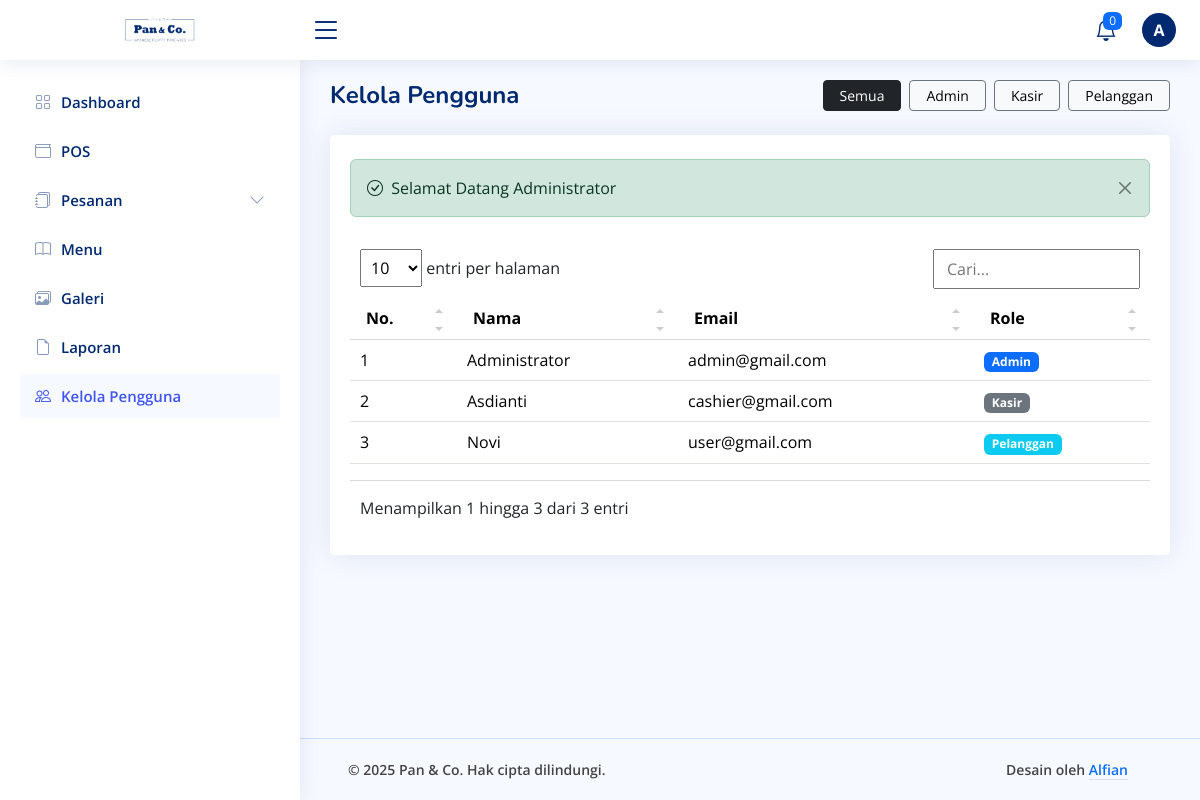
Screenshot of /dashboard/manage-user/show.php (signed in) with the database file from the repository.
### tables this page shows
CREATE TABLE `users` (
  `id_user` char(13) NOT NULL,
  `nama_lengkap` varchar(100) NOT NULL,
  `email` varchar(100) NOT NULL,
  `password` varchar(100) NOT NULL,
  `level` enum('Admin','Cashier','User') NOT NULL
);

### config/config.php (called while the page is built, shortened)
<?php
$base_url = 'http://localhost/restaurant-order-system';
function base_url($path = '')
{
    global $base_url;
    return rtrim($base_url, '/') . '/' . ltrim($path, '/');
}

### dashboard/manage-user/show.php (the view, shortened to what this page needs)
<?php
include('../../config/config.php');
$title = 'Kelola Pengguna';
?>
<div class="pagetitle">
    <div class="d-flex justify-content-between align-items-center gap-2 mb-4">
        <h1 class="mb-0 fw-bold"><?= $title ?></h1>
        <div class="d-flex gap-2">
            <a href="<?= base_url('dashboard/manage-user/show.php'); ?>" class="btn btn-sm px-lg-3 btn-dark">Semua</a>
            <?php
            $role = $_GET['role'] ?? '';
            $sql_role_user = "SELECT DISTINCT level FROM users ORDER BY level ASC";
            $query_role_user = mysqli_query($koneksi, $sql_role_user);
            while ($data_role_user = mysqli_fetch_array($query_role_user)):
            ?>
                <a href="<?= base_url('dashboard/manage-user/role.php?role=' . urlencode($data_role_user['level'])); ?>" class="btn btn-sm px-lg-3 btn-light border-secondary">
                    <?php
                    if ($data_role_user['level'] === 'User') {
                        echo 'Pelanggan';
                    } elseif ($data_role_user['level'] === 'Cashier') {
                        echo 'Kasir';
                    } else {
                        echo 'Admin';
                    }
                    ?>
                </a>
            <?php endwhile; ?>
        </div>
    </div>
</div>
<section class="section">
    <div class="row">
        <div class="col-lg-12">
            <div class="card">
                <div class="card-body pt-4">
                    <?php include('../components/alerts.php') ?>
                    <table class="table table-hover datatable">
                        <thead class="table-light">
                            <tr>
                                <th>No.</th>
                                <th>Nama</th>
                                <th>Email</th>
                                <th>Role</th>
                            </tr>
                        </thead>
                        <tbody>
                            <?php
                            $no = 1;
                            $sql = "SELECT * FROM users ORDER BY nama_lengkap ASC";
                            $query = mysqli_query($koneksi, $sql);
                            while ($data = mysqli_fetch_array($query)) :
                                if ($data['level'] === 'User') {
                                    $role = 'Pelanggan';
                                } elseif ($data['level'] === 'Cashier') {
                                    $role = 'Kasir';
                                } else {
                                    $role = 'Admin';
                                }
                            ?>
                                <tr>
                                    <td><?= $no++ ?></td>
                                    <td><?= $data['nama_lengkap'] ?></td>
                                    <td><?= $data['email'] ?></td>
                                    <td>
                                        <?php if ($data['level'] === 'User'): ?>
                                            <span class="badge bg-info"><?= $role ?></span>
                                        <?php elseif ($data['level'] === 'Cashier'): ?>
                                            <span class="badge bg-secondary"><?= $role; ?></span>
                                        <?php else: ?>
                                            <span class="badge bg-primary"><?= $role; ?></span>
                                        <?php endif; ?>
                                    </td>
                                </tr>
                            <?php endwhile ?>
                        </tbody>
                    </table>
                </div>
            </div>
        </div>
    </div>
</section>
<?php
include('../layout.php');
?>

### assets/dashboard/css/style.css (style rules this page uses)
:root { scroll-behavior: smooth; }
body { font-family: "Open Sans", sans-serif; background: #f6f9ff; color: #444444; }
a { color: #4154f1; text-decoration: none; }
h1, h2, h3, h4, h5, h6 { font-family: "Nunito", sans-serif; }
.pagetitle { margin-bottom: 10px; }
.pagetitle h1 { font-size: 24px; margin-bottom: 0; font-weight: 600; color: #012970; }
.card { margin-bottom: 30px; border: none; border-radius: 5px; box-shadow: 0px 0 30px rgba(1, 41, 112, 0.1); }
.card-body { padding: 0 20px 20px 20px; }
html, body { height: 100%; margin: 0; display: flex; flex-direction: column; }

### rows the page displays
users: nama_lengkap "Administrator", email "admin@gmail.com", level "Admin"
users: nama_lengkap "Asdianti", email "cashier@gmail.com", level "Kasir"
users: nama_lengkap "Novi", email "user@gmail.com", level "Pelanggan"

### other values shown
substr($_SESSION['nama_lengkap'], 0, 1) "A"
$title "Kelola Pengguna"
$_SESSION['success'] "Selamat Datang Administrator"
